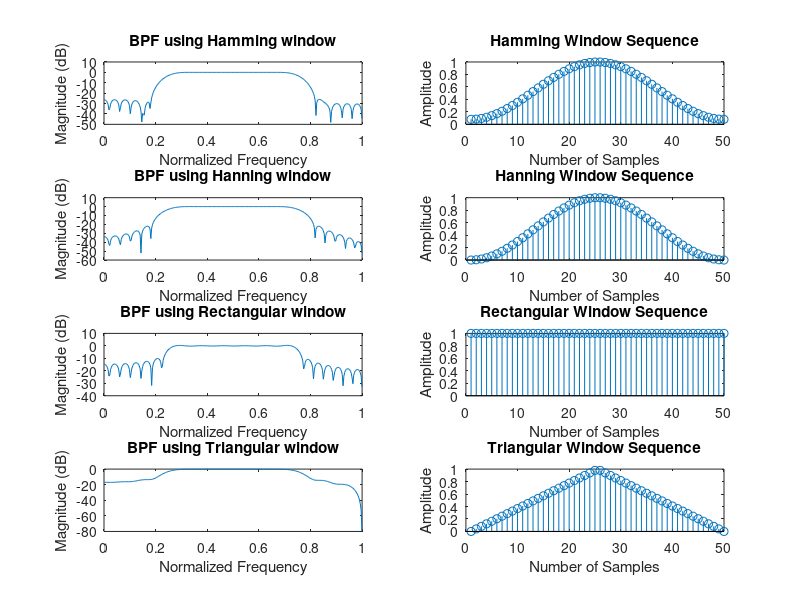

The MATLAB script that drew this image:
clc;
clear all;
close all;

% Define filter specifications
wcl = 0.25 * pi;   % Lower cutoff frequency in radians
wc2 = 0.75 * pi;   % Upper cutoff frequency in radians
N = 50;            % Filter length (order + 1)
alpha = (N - 1) / 2;  % Midpoint of filter for symmetry
n = 0:1:N-1;       % Sample index for impulse response

% Calculate the ideal bandpass filter impulse response
hd = (sin(wcl * (n - alpha + eps)) - sin(wc2 * (n - alpha + eps))) ./ (pi * (n - alpha + eps));

% Define frequency range for plotting
w = 0:0.01:pi; 

% Bandpass Filter using Hamming Window
w1 = hamming(N);       % Generate Hamming window
hn = hd .* w1';        % Apply window to ideal impulse response
h1 = freqz(hn, 1, w);  % Frequency response of Hamming windowed filter

subplot(4, 2, 1);
plot(w / pi, 10 * log10(abs(h1)));
title('BPF using Hamming window');
xlabel('Normalized Frequency');
ylabel('Magnitude (dB)');

% Bandpass Filter using Hanning Window
w2 = hanning(N);       % Generate Hanning window
hn = hd .* w2';        % Apply window to ideal impulse response
h2 = freqz(hn, 1, w);  % Frequency response of Hanning windowed filter

subplot(4, 2, 3);
plot(w / pi, 10 * log10(abs(h2)));
title('BPF using Hanning window');
xlabel('Normalized Frequency');
ylabel('Magnitude (dB)');

% Bandpass Filter using Rectangular Window
w3 = boxcar(N);        % Generate Rectangular window
hn = hd .* w3';        % Apply window to ideal impulse response
h3 = freqz(hn, 1, w);  % Frequency response of Rectangular windowed filter

subplot(4, 2, 5);
plot(w / pi, 10 * log10(abs(h3)));
title('BPF using Rectangular window');
xlabel('Normalized Frequency');
ylabel('Magnitude (dB)');

% Bandpass Filter using Triangular (Bartlett) Window
w4 = bartlett(N);      % Generate Triangular window
hn = hd .* w4';        % Apply window to ideal impulse response
h4 = freqz(hn, 1, w);  % Frequency response of Triangular windowed filter

subplot(4, 2, 7);
plot(w / pi, 10 * log10(abs(h4)));
title('BPF using Triangular window');
xlabel('Normalized Frequency');
ylabel('Magnitude (dB)');

% Plotting Window Sequences
% Hamming Window Sequence
subplot(4, 2, 2);
stem(w1);
title('Hamming Window Sequence');
xlabel('Number of Samples');
ylabel('Amplitude');

% Hanning Window Sequence
subplot(4, 2, 4);
stem(w2);
title('Hanning Window Sequence');
xlabel('Number of Samples');
ylabel('Amplitude');

% Rectangular Window Sequence
subplot(4, 2, 6);
stem(w3);
title('Rectangular Window Sequence');
xlabel('Number of Samples');
ylabel('Amplitude');

% Triangular Window Sequence
subplot(4, 2, 8);
stem(w4);
title('Triangular Window Sequence');
xlabel('Number of Samples');
ylabel('Amplitude');